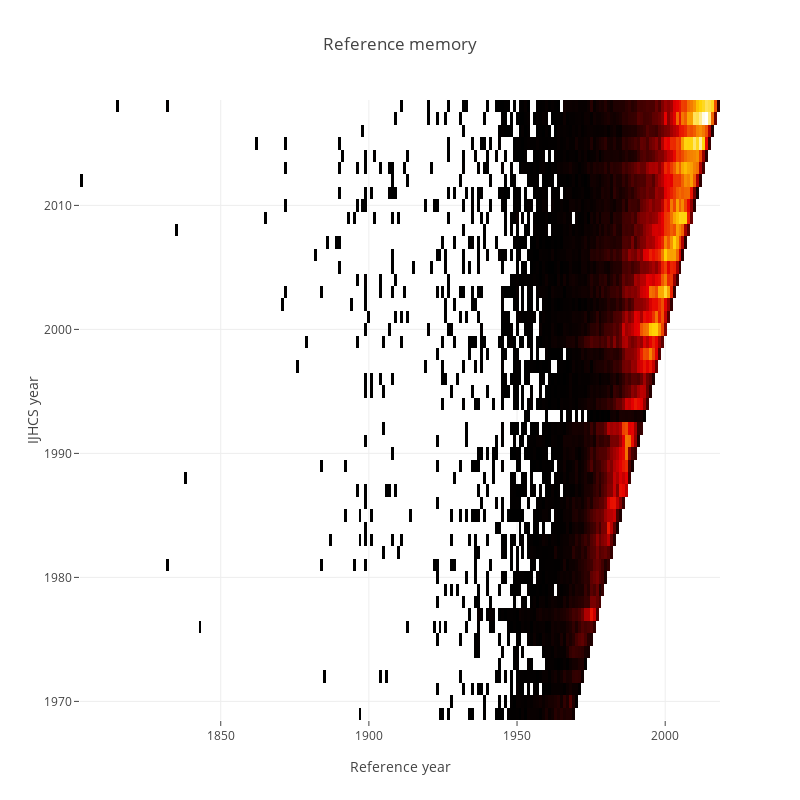

Notebook code for this chart:
### Code cell
trace0 = go.Heatmap(z=heatmap_df.values.tolist(),
                   x=heatmap_df.columns,
                   y=heatmap_df.index,
                   colorscale='Hot',
                   showscale=False)

layout = dict(title='Reference memory',
              width = 800, height = 800,
              xaxis=dict(title='Reference year'),
              yaxis=dict(title='IJHCS year'))

fig = go.Figure(data=[trace0], layout=layout)
plotly.offline.iplot(fig)
pio.write_image(fig, 'reports/images/ijhcs_reference_memory.png')

### Figure 1 — Plotly figure (JSON) as saved in the notebook; plotly's stock layout.template omitted (floating-point values rounded to 4 significant figures; data arrays with more than 128 entries replaced by an {"elided": "..."} marker saying what was removed)
{"data": [{"colorscale": "Hot", "showscale": false, "type": "heatmap", "uid": "d701e1fc-323c-4a33-8795-d5dae4d53558", "x": {"elided": "216 int values"}, "y": [1969, 1970, 1971, 1972, 1973, 1974, 1975, 1976, 1977, 1978, 1979, 1980, 1981, 1982, 1983, 1984, 1985, 1986, 1987, 1988, 1989, 1990, 1991, 1992, 1993, 1994, 1995, 1996, 1997, 1998, 1999, 2000, 2001, 2002, 2003, 2004, 2005, 2006, 2007, 2008, 2009, 2010, 2011, 2012, 2013, 2014, 2015, 2016, 2017, 2018], "z": {"elided": "50x216 int values"}}], "layout": {"height": 800, "title": {"text": "Reference memory"}, "width": 800, "xaxis": {"title": {"text": "Reference year"}}, "yaxis": {"title": {"text": "IJHCS year"}}}}
